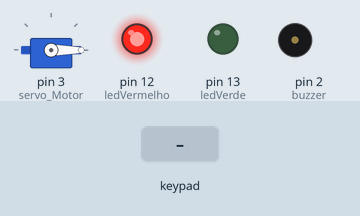
This sketch was run on a simulated Arduino Uno, built with avr-gcc and run on an emulated ATmega328P. On the bench: servo, output pins drawn as LEDs (lit = HIGH), buzzer (waves = sounding, pin HIGH). The test bench sets the inputs (shaded band).

Above: at 1.2 s.
1.3 s: keypad keys 0 9 0 1 0 4 pressed 0.4 s apart
At 3.7 s:
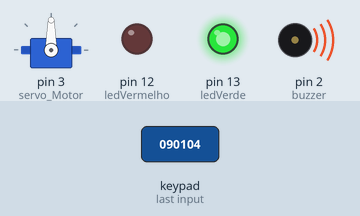
At 4.9 s:
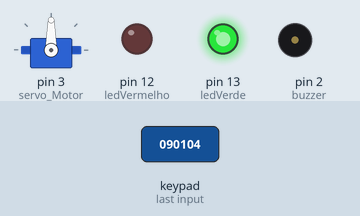
5.2 s: key '*' pressed
At 5.8 s:
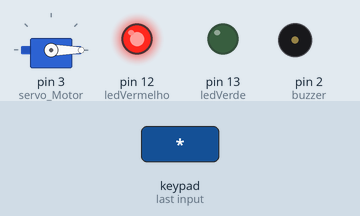
Timing chart, 0 to 8.2 s (numbered marks = the images above; inputs shaded):
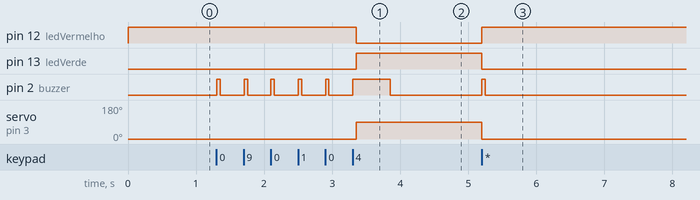

The sketch:

Fechadura_PP.ino
```cpp
#include <Servo.h>
#include <Keypad.h>

Servo servo_Motor;

const char* senha = "090104";

const byte LINHAS = 4;
const byte COLUNAS = 4;

char digitos[LINHAS][COLUNAS] = {
{'1','2','3','A'},
{'4','5','6','B'},
{'7','8','9','C'},
{'*','0','#','D'}
};

byte pinosLinha[LINHAS] = { 11, 10, 9, 8 };
byte pinosColuna[COLUNAS] = { 7, 6, 5, 4 };

Keypad keypad = Keypad( makeKeymap(digitos), pinosLinha, pinosColuna, LINHAS, COLUNAS );

int position = 0;
int ledVermelho = 12;
int ledVerde = 13;
int buzzer = 2;
int tempoBuzz = 50;
int alarme = 0;
int contador;

void setup()
{

estadoPorta(true);

pinMode(ledVermelho,OUTPUT);
pinMode(ledVerde,OUTPUT);
pinMode(buzzer,OUTPUT);

servo_Motor.attach(3);

}

void loop(){

char digito = keypad.getKey();
 if (digito == '*' || digito == '#') {
  position = 0;
  estadoPorta(true);
 }
if (digito !=0) {
  digitalWrite(buzzer, HIGH);
  delay(tempoBuzz);
  digitalWrite(buzzer, LOW);

if (digito == senha[position]){
position ++;
alarme--;
}
else {
position = 0;
alarme++;
}
if (alarme == 5) {
  for (contador = 1; contador <= 10; contador++) {
  digitalWrite(buzzer, HIGH);
  delay(500);
  digitalWrite(buzzer, LOW);
  delay(500);
  }
 alarme = 0;
 estadoPorta(true);
}
if (position == 6) {
estadoPorta(false);
}
delay(100);
}
}

void estadoPorta(int trancado){

if (trancado){
digitalWrite(ledVermelho, HIGH);
digitalWrite(ledVerde, LOW);
servo_Motor.write(0);
}

else {
digitalWrite(ledVermelho, LOW);
digitalWrite(ledVerde, HIGH);
servo_Motor.write(90);
digitalWrite(buzzer, HIGH);
delay(tempoBuzz*10);
digitalWrite(buzzer, LOW);
}
}
```

Measured:
- after the input at 1.3 s, pin 12 (ledVermelho): HIGH → LOW after 2.1 s; pin 13 (ledVerde): LOW → HIGH after 2.1 s; pin 2 (buzzer): goes 5 × (HIGH 0.05 s, LOW 0.35 s), HIGH 0.55 s, then LOW, starting at once; servo on pin 3 (servo_Motor): 0° → 90° after 2.1 s
- after the input at 5.2 s, pin 12 (ledVermelho): LOW → HIGH at once; pin 13 (ledVerde): HIGH → LOW at once; pin 2 (buzzer): LOW → HIGH at once, → LOW 0.05 s later; servo on pin 3 (servo_Motor): 90° → 0° at once
